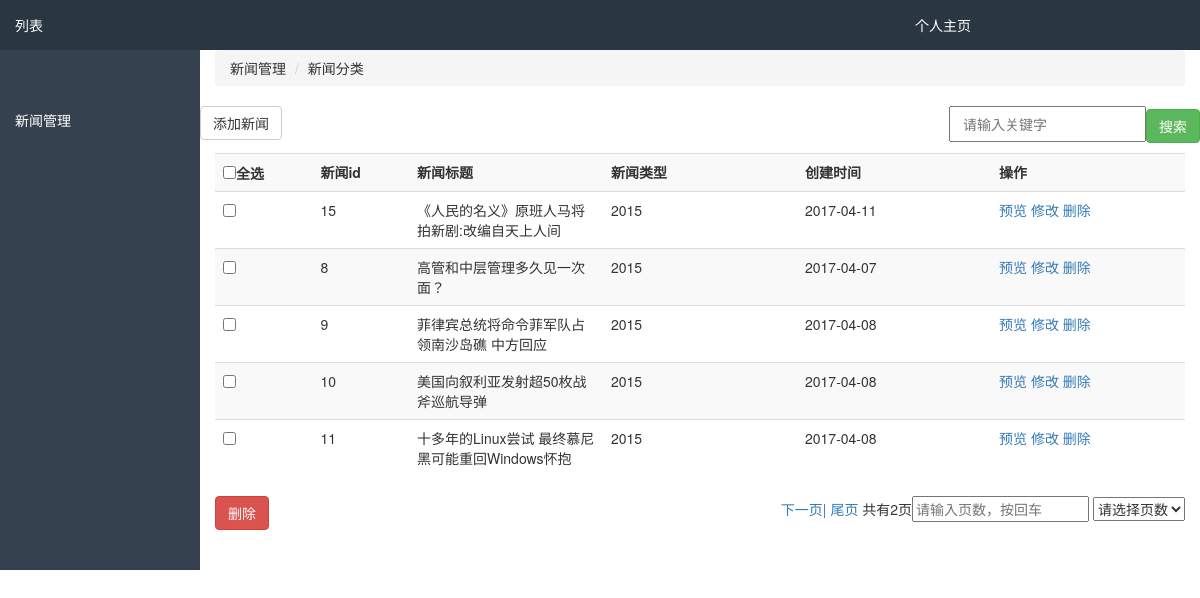
The page / on the database its author committed.
### tables this page shows
CREATE TABLE `news` (
  `id` int(11) NOT NULL,
  `news_title` varchar(255) NOT NULL,
  `news_content` text NOT NULL,
  `news_cate` int(11) NOT NULL,
  `thumb` varchar(255) DEFAULT NULL,
  `create_time` int(11) NOT NULL,
  `view_count` int(11) NOT NULL DEFAULT '0'
);

### core/View.class.php (called while the page is built, shortened)
<?php
class View
{
	function assign($action,$arr='',$arr_page=''){
		include_once ROOT_PATH.'/Views/header.php';
		include_once ROOT_PATH.'/Views/'.$action.'.php';
	}
}
?>

### Controllers/NewsControl.php (called while the page is built, shortened)
<?php
class NewsControl extends Controller
{
	function index(){
		$mysql=$this->LoadModel('news');
			$count=$this->model->pdo->query('SELECT * FROM news');
			$total_count= $count->rowCount();
			$arr_page=[];
			if ($_GET['page']) {
				$page=$_GET['page'];
			}else{
				$page=1;
			}
			$arr_page['page']=$page;
			$page_size=5;
			$page_start=($page-1)*$page_size;
			$total_page=ceil($total_count/$page_size);
			$arr_page['total_page']=$total_page;
			$news=$mysql->selects("limit $page_start,$page_size");
		 $this->view->assign('index',$news,$arr_page);
	}
}
?>

### core/Controller.class.php (called while the page is built, shortened)
<?php
class Controller
{
	function run(){
		global $conf;
		$this->action=$_REQUEST['a'];
		if (empty($this->action)) {
			$this->action=$conf['default_a'];
		}
		$control_class=new $control();
		$action=&$this->action;
		$control_class->$action();
	}
	public function loadModel($modelName)
	{
		$model=ucfirst($modelName.'Model');
		$mysql=new $model();
		return $mysql;
	}
}
?>

### index.php (called while the page is built, shortened)
<?php
$controller=new controller();
$controller->run();
?>

### core/Model.class.php (called while the page is built, shortened)
<?php
class Model
{
	function __construct()
	{
				global $conf;
				$db_driver=$conf['db_driver'];
				$host=$conf['host'];
				$db_name=$conf['db_name'];
		try{
				$this->pdo= new PDO("$db_driver:host=$host;dbname=$db_name;charset=utf8",$conf['user'],$conf['db_pwd']);
			}catch(PDOException $e){
				echo  $e->getMessage();
			}
	}
}
?>

### core/config.php (called while the page is built)
<?php
$conf = array(
	'host' =>'localhost' ,
	'db_driver' =>'mysql' ,
	'db_name' =>'dongjing' ,
	'user' =>'root' ,
	'db_pdw' =>'' ,
	'db_pdw' =>'' ,
	'default_c'=>'news',
	'default_a'=>'index',
	);
?>

### models/NewsModel.php (called while the page is built, shortened)
<?php
class NewsModel extends Model
{
	function selects($where){
		$res=$this->pdo->prepare("select * from news $where");
		$res->execute();
		if ($this->pdo->errorCode!=00000) {
				echo $this->pdo->errorInfo()['2'];
		}else{
			return $news=$res->fetchAll();
		}
	}
}
?>

### Views/index.php (the view, shortened to what this page needs)
<div class="col-lg-10">
		<ol class="breadcrumb">
			<li>新闻管理</li>
			<li>新闻分类</li>
		</ol>
		<div class="row">
			<a href="?a=news_add" class="btn btn-default">添加新闻</a>
			<form class="search" action="index.php"><input class="search_key" name="key" placeholder="请输入关键字"><input type="submit" class="btn btn-success" value="搜索"></form>
		</div>
			<table class="table table-striped list_cont">
					<tr>
						<th><input type="checkbox" id="check_all">全选</th>
						<th>新闻id</th>
						<th width="20%">新闻标题</th>
						<th width="20%">新闻类型</th>
						<th  width="20%">创建时间</th>
						<th  width="20%">操作</th>
					</tr>
					<?php
					if ($arr) {
						foreach ($arr as $key => $value) {
					   ?>
						<tr data-id="<?php echo $value['id']?>">
						<td><input type="checkbox" class="check_id" value="<?php echo $value['id']?>"></td>
						<td><?php echo $value['id']?></td>
							<td data-toggle="ajax_edit" data-name="news_title"><?php echo $value['news_title']?></td>
							<td data-toggle="ajax_edit" data-name="news_cate"><?php echo $value['news_cate']?></td>
							<td><?php echo date('Y-m-d',$value['create_time']) ?></td>
							<td><a class="" href="?a=news_preview&id=<?php echo $value['id']?>">预览</a>&nbsp;<a class="" href="?a=news_edit&id=<?php echo $value['id']?>">修改</a>&nbsp;<a class="" href="?a=delete_all&id=<?php echo $value['id']?>" onclick='return confirm("确定删除吗？")'>删除</a></td>
						</tr>
						<?php
						}
						}
					 ?>
			</table>
			<a href="#" class="btn btn-danger" onclick="return delete_more();">删除</a>
			<div class="page_count">
					<?php
					if ($arr_page['page']==1) {
						if ($arr_page['total_page']!=1) {
						?>
						<a href="?c=news&?a=index&page=<?php echo intval($arr_page['page'])+1; ?>">下一页|</a>
						<a href="?c=news&?a=index&page=<?php echo $arr_page['total_page']; ?>">尾页</a>
					<?php }}else if($arr_page['page']==$arr_page['total_page']) {?>
						<a href="?c=news&?a=index&page=1">首页|</a>
						<a href="?c=news&?a=index&page=<?php echo intval($arr_page['page'])-1; ?>">上一页|</a>
					<?php }?>
					<span>共有<span class="total_page"><?php echo $arr_page['total_page']; ?></span>页<input id="go_page" placeholder="请输入页数，按回车"> </span>
					<select id="select_page" onchange="self.location.href=options[selectedIndex].value">
						<option>请选择页数</option>
					</select>
			</div>
</div>
<?php
include_once ROOT_PATH.'/Views/footer.php';
?>

### Views/header.php (shortened to what this page needs)
<!DOCTYPE html>
<html>
<head>
	<link rel="stylesheet" type="text/css" href="public/lib/Bootstrap3.3.7/css/Bootstrap.min.css">
	<link rel="stylesheet" type="text/css" href="public/lib/fontasome/css/font-awesome.min.css">
	<link rel="stylesheet" type="text/css" href="public/css/common.css">
</head>
<body>
	<div >
		<div class="head-box">
			<div class="col-lg-3">
				列表
			</div>
			<div class="col-lg-3 pull-right">
				个人主页
			</div>
		</div>
		<div class="main">
			<div class="col-lg-2 left_menu_box">
				<ul>
					<li><a href="#goods" data-toggle="collapse">新闻管理
					</a>
					</li>
					<li></li>
					<li></li>
					<li></li>
					<li></li>
					<li></li>
					<li></li>
					<li></li>
					<li></li>
					<li></li>
					<li></li>
					<li></li>
					<li></li>
					<li></li>
					<li></li>
					<li></li>
					<li></li>
					<li></li>
					<li></li>
					<li></li>
					<li></li>
					<li></li>
				</ul>
			</div>

### Views/footer.php (shortened to what this page needs)
	</div>
	</div>
</body>
</html>

### public/css/common.css (style rules this page uses)
ul,li { list-style: none;padding: 0; }
.head-box { background-color: #2b3643;height: 50px;line-height: 50px;color: #fff; }
.left_menu_box { background-color:#364150;color: #fff;padding-top: 50px; }
.left_menu_box a { color: #fff }
.left_menu_box li { padding: 10px 0; }
.page_count { float: right; }
.search { float: right; }
.search .search_key { padding: 6px 12px; }

### rows shown on the page
news: id "15", news_title "《人民的名义》原班人马将拍新剧:改编自天上人间", news_cate "2015", create_time "2017-04-11"
news: id "8", news_title "高管和中层管理多久见一次面？", news_cate "2015", create_time "2017-04-07"
news: id "9", news_title "菲律宾总统将命令菲军队占领南沙岛礁 中方回应", news_cate "2015", create_time "2017-04-08"
news: id "10", news_title "美国向叙利亚发射超50枚战斧巡航导弹", news_cate "2015", create_time "2017-04-08"
news: id "11", news_title "十多年的Linux尝试 最终慕尼黑可能重回Windows怀抱", news_cate "2015", create_time "2017-04-08"

### other values the page prints
$arr_page['total_page'] "2"
